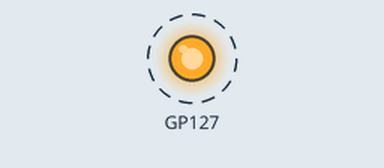
Recording of a program running on a simulated Raspberry Pi Pico running MicroPython. Parts: output pins drawn as LEDs (lit = HIGH). Dashed ring = blinking. What the program prints to the serial console is not drawn.

Above: at 0.5 s.
Timing chart, 0 to 4.6 s (numbered marks = the images above):
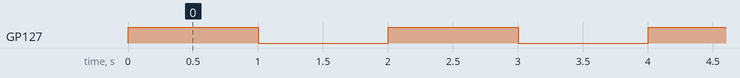

Measured:
- by itself, GP127: alternates HIGH for 1.0 s and LOW for 1.0 s

The program:

onboard_led.py
```python
import time
from machine import Pin

# Setup the LED pin.
led = Pin('LEDW', Pin.OUT)

# Blink the LED!
while True:

    led.value(1)
    print("On")
    time.sleep(1)

    led.value(0)
    print("Off")
    time.sleep(1)
```
